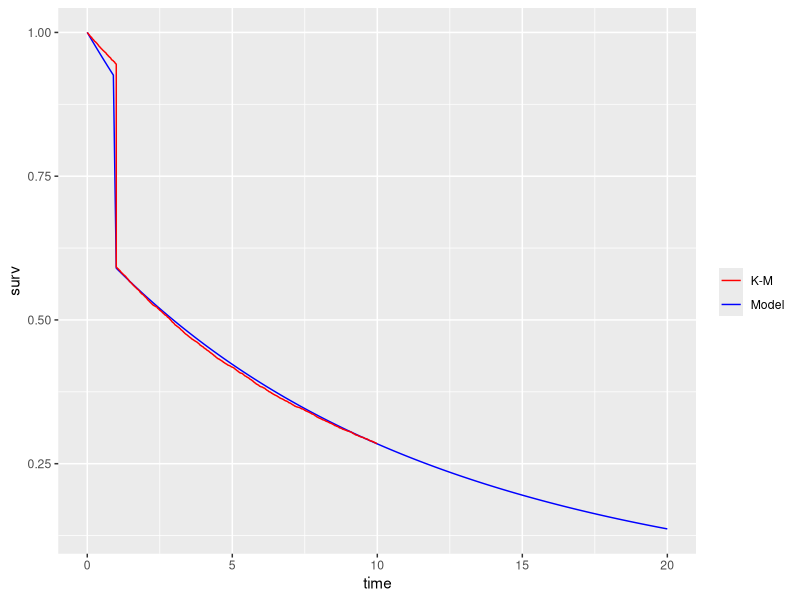

Write R code to recreate this figure.
library(survival)
library(ggplot2)

#Data simulation

N = 10000;
r = 2;
alpha = 20;
p = 0.35;
#censoring point (uniform for all subjects)
C=10;

#Inverse-CDF method to simulate from Lomax distribution with uniform censoring
rlomax_cen <- function(N, r, alpha, C) {
  
  f = runif(N);
  
  X = -alpha*( -1 + (1-f)**(1/r))*(1-f)**(-1/r) ; 
  
  X[which(X>=C)]=C;
  
  return ( X );
  
}

D = rbinom(N, 1, p);
t = (D==1)+(D==0)*rlomax_cen(N,r,alpha,C);

#Make a data frame for Kaplan-Meier
for_km <- data.frame( time = t,
                      status = (t<C) ) ;

#from Kaplan-Meier dataframe - can be modified for user's dataframe
t_uncen<-for_km$t[which(for_km$t<C)];
t_cen<-for_km$t[which(for_km$t>=C)];

#Create a logsumexp function to avoid computation error
logsumexp <- function (a,b) {
  
  c = pmax(a,b);
  return (c + log(exp(a-c)+exp(b-c))) ;
  
}

###Lomax + 1-inflated likelihood function
lomax_1f <- function(par,uncen,cen) {
  
  r=par[1];
  alpha=par[2]
  p=par[3];
  
  I0=which(uncen<=1);
  I1=which(uncen>1);
  
  #if uncen > 1  
  LL1=log(1-p)+log(r)-log(alpha)+(r+1)*log(alpha/(alpha+uncen[I1]));
  
  #if uncen <= 1  
  LL2=logsumexp(rep(log(p),length(I0)),
                log(1-p)+log(r)-log(alpha)+(r+1)*log(alpha/(alpha+uncen[I0])));
  
  #if cen  
  LL_cen = r*log(alpha/(alpha+cen)) + log(1-p);
  
  return (-sum(LL1)-sum(LL2)-sum(LL_cen));
}


solution=optim(par=c(1,1,.5),fn=lomax_1f,
               uncen=t_uncen, cen=t_cen,
               method="L-BFGS-B",
               lower=c(1e-5,1e-5,1e-5), upper=c(Inf,Inf,.999))


###Lomax + 1-inflated survival function
lomax1f_surv <- function(par,t) {
  
  r=par[1];
  alpha=par[2];
  p=par[3];
  
  cdf=t;
  surv=t;
  
  for (i in (1:length(t)) ) {
    
    if (t[i]>=1) {
      cdf[i] = 1-(1-p)*(alpha/(alpha+t[i]))^r;
      surv[i] = 1 - cdf[i];
    }
    else {
      cdf[i] = 1-(alpha/(alpha+t[i]))^r;
      surv[i] = 1-cdf[i];
    }
  }
  
  return ( data.frame(time=t,
                      surv=surv) );
  
}

lomax1f_df<-lomax1f_surv(solution$par,c(seq(0, 20, by = .1)))

#Kaplan-Meier curve
fit.km = survfit( Surv(for_km$time, for_km$status) ~ 1, conf.int=F)
km_df <- data.frame(fit.km$time,fit.km$surv)

#Plot them side by side
ggplot() + 
  geom_line(data = lomax1f_df, aes( x=time, y=surv, color = "Model")) +
  geom_line(data = km_df, aes( x=fit.km.time, y=fit.km.surv, color = "K-M")) + 
  scale_color_manual(name = "", 
                     values = c("Model"="blue", "K-M" = "red"))

####Final Remark
#Simulation also reveals parameter recovery is less precise than one hopes. But this does not seem to affect the model fitting to the data.
